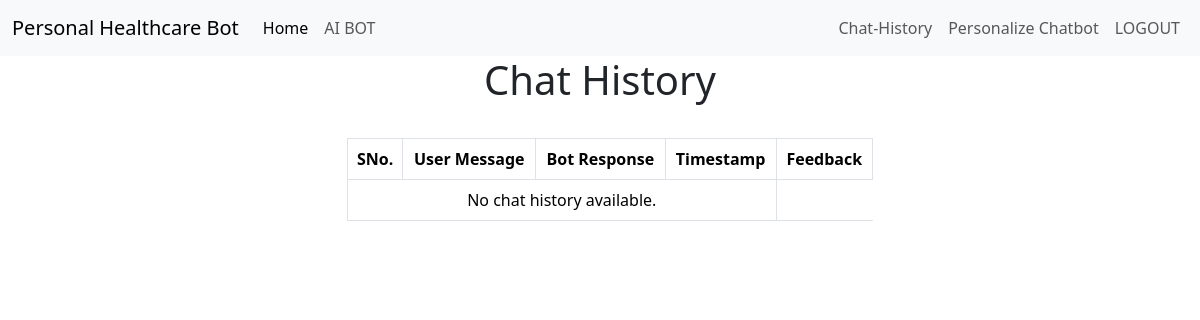
The app's page /history (signed in), older data.
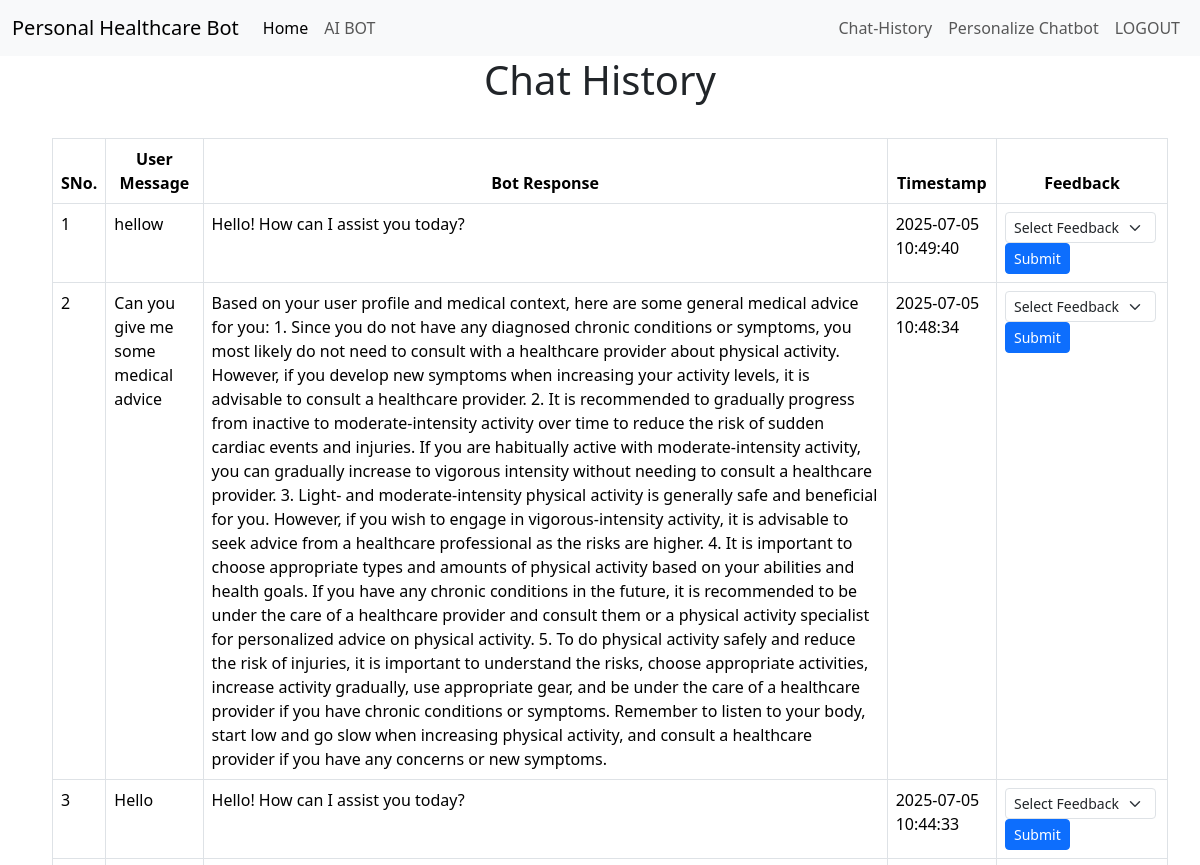
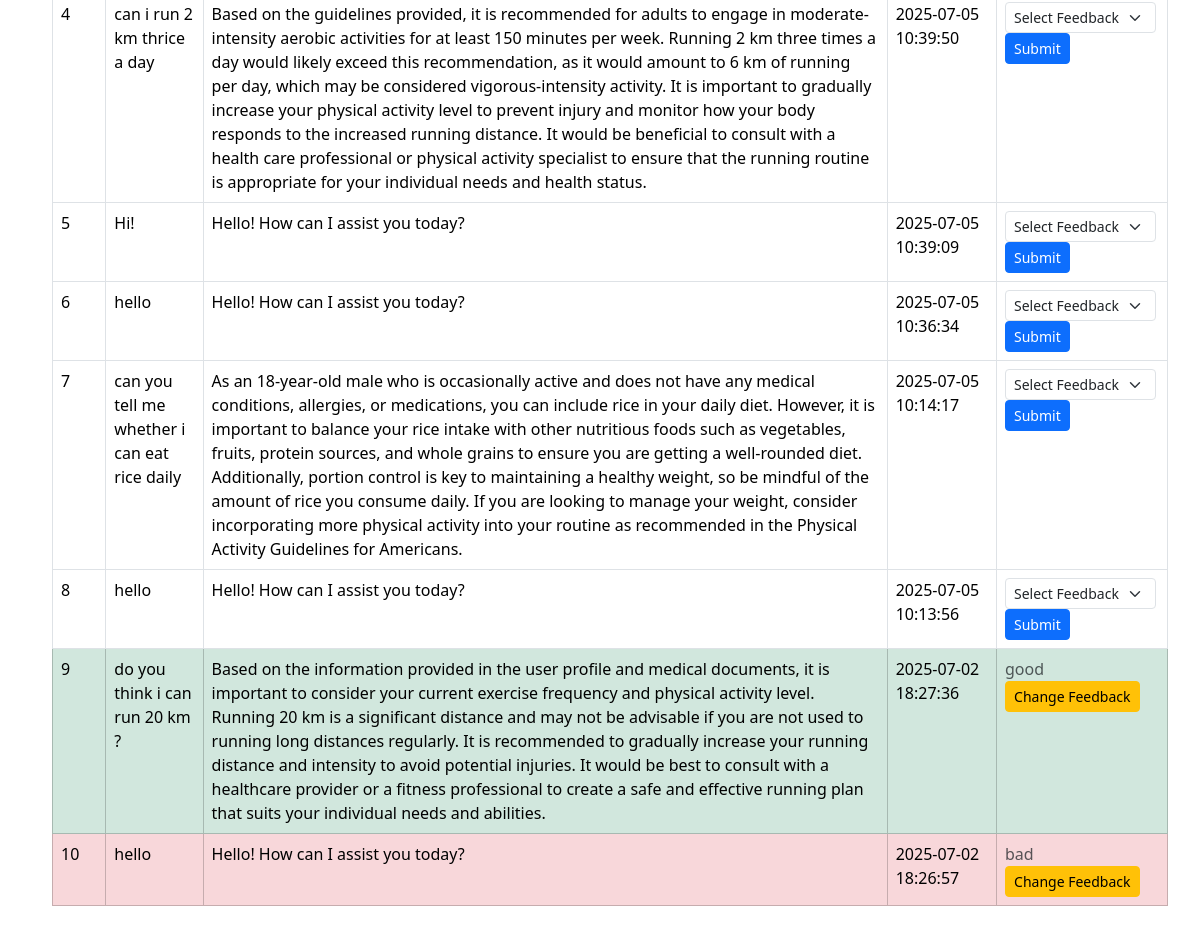
The same page, newer data (2 pictures, top to bottom).
### tables this page shows
CREATE TABLE chat_history (
    id INTEGER PRIMARY KEY AUTOINCREMENT,
    username TEXT NOT NULL,
    user_message TEXT NOT NULL,
    bot_response TEXT NOT NULL,
    timestamp DATETIME DEFAULT CURRENT_TIMESTAMP
, feedback TEXT DEFAULT NULL, session_id TEXT);

### app.py (the view, shortened to what this page needs)
@app.route("/history",methods=["GET", "POST"])
def history():
    if "user" not in session:
        flash("You must be logged in to access this page", "danger")
        return redirect(url_for("login"))
    with engine.begin() as conn:
        chats = conn.execute(
            text("SELECT * FROM chat_history WHERE username = :username ORDER BY timestamp DESC"),
            {"username": session["user"]}
        ).fetchall()
    return render_template("history.html", chats=chats)

### app.py (called while the page is built)
@app.after_request
def after_request(response):
    response.headers["Cache-Control"] = "no-cache, no-store, must-revalidate"
    response.headers["Expires"] = 0
    response.headers["Pragma"] = "no-cache"
    return response

### templates/history.html (shortened to what this page needs)
{% extends "layout.html" %}
{% block head %}
    <link rel="stylesheet" href="{{ url_for('static', filename='css/history.css') }}">
{%endblock%}
{% block main %}
<h1 class="text-center">Chat History</h1>
<div class="container mt-4 d-flex justify-content-center">
    <br>
    <div class="list-group">
        <table class="table table-bordered table-hover mb-4 dist-10">
            <thead>
                <tr>
                    <th scope="col" class="text-center">SNo.</th>
                    <th scope="col" class="text-center">User Message</th>
                    <th scope="col" class="text-center">Bot Response</th>
                    <th scope="col" class="text-center">Timestamp</th>
                    <th scope="col" class="text-center">Feedback</th>
                </tr>
            </thead>
        {% if not chats %}
            <tbody>
                <tr>
                    <td colspan="4" class="text-center">No chat history available.</td>
                </tr>
            </tbody>
        {% endif %}
        {% for chat in chats %}
                <tbody>
                    <tr class="{% if chat[5] == 'bad' %}table-danger{% elif chat[5] == 'good' %}table-success{% endif %}">
                        <td>{{loop.index}}</td>
                        <td>{{ chat[2] }}</td>
                        <td>{{ chat[3] }}</td>
                        <td>{{ chat[4]}}</td>
                        <td class="feedback-cell">
                            {% if chat[5] %}
                              <form method="POST" class="static-feedback-form">
                                <span class="text-muted">{{ chat[5] }}</span>
                                <button type="button" class="btn btn-sm btn-warning change-btn">Change Feedback</button>
                              </form>
                            {% else %}
                              <form method="POST">
                                <select name="feedback" class="form-select form-select-sm d-inline w-auto">
                                  <option value="">Select Feedback</option>
                                </select>
                                <button type="submit" class="btn btn-sm btn-primary">Submit</button>
                              </form>
                            {% endif %}
                          </td>
                    </tr>
                </tbody>
                {% set prev_session = chat[6] %}
            {% endfor %}
        </table>
    </div>
</div>
{% endblock %}

### templates/layout.html (shortened to what this page needs)
<!DOCTYPE html>
<html lang="en">
<head>
    <link href="https://cdn.jsdelivr.net/npm/bootstrap@5.3.6/dist/css/bootstrap.min.css" rel="stylesheet">
    {% block head %}{% endblock %}
</head>
<body>
    <nav class="navbar navbar-expand-lg navbar-light bg-light">
        <div class="container-fluid">
            <a class="navbar-brand" href="#">Personal Healthcare Bot</a>
            <div class="collapse navbar-collapse" id="navbarNav">
                <ul class="navbar-nav me-auto">
                    <li class="nav-item">
                        <a class="nav-link active" aria-current="page" href="{{ url_for('index') }}">Home</a>
                    </li>
                    <li class="nav-item">
                        <a class="nav-link" href="{{ url_for('chatbot') }}">AI BOT</a>
                    </li>
                </ul>
                <ul class="navbar-nav ms-auto">
                    <li class="nav-item">
                        <a class="nav-link" href="{{ url_for('history') }}">Chat-History</a>
                    </li>
                    <li class="nav-item">
                        <a class="nav-link" href = "{{ url_for('save_profile') }}">Personalize Chatbot</a>
                    </li>
                    <li class="nav-item">
                        <a class="nav-link" href="{{ url_for('logout') }}">LOGOUT</a>
                    </li>
                </ul>
            </div>
        </div>
    </nav>
    {% block main %}{% endblock %}
</body>
</html>

### static/css/history.css (style rules this page uses)
.dist-10 { margin: 10px; }

Row changes from the older to the newer data that the page shows:
added chat_history: user_message "hellow", bot_response "Hello! How can I assist you today?", timestamp "2025-07-05 10:49:40"
added chat_history: user_message "Can you give me some medical advice", bot_response "Based on your user profile and medical context, here are some general medical advice for you: 1. Since you do not have any diagnosed chronic conditions or symptoms, you most likely do not need to consult with a healthcare provider about physical activity. However, if you develop new symptoms when increasing your activity levels, it is advisable to consult a healthcare provider. 2. It is recommended to gradually progress from inactive to moderate-intensity activity over time to reduce the risk of sudden cardiac events and injuries. If you are habitually active with moderate-intensity activity, you can gradually increase to vigorous intensity without needing to consult a healthcare provider.…", timestamp "2025-07-05 10:48:34"
added chat_history: user_message "Hello", bot_response "Hello! How can I assist you today?", timestamp "2025-07-05 10:44:33"
added chat_history: user_message "can i run 2 km thrice a day", bot_response "Based on the guidelines provided, it is recommended for adults to engage in moderate-intensity aerobic activities for at least 150 minutes per week. Running 2 km three times a day would likely exceed this recommendation, as it would amount to 6 km of running per day, which may be considered vigorous-intensity activity. It is important to gradually increase your physical activity level to prevent injury and monitor how your body responds to the increased running distance. It would be beneficial to consult with a health care professional or physical activity specialist to ensure that the running routine is appropriate for your individual needs and health status.", timestamp "2025-07-05 10:39:50"
added chat_history: user_message "Hi!", bot_response "Hello! How can I assist you today?", timestamp "2025-07-05 10:39:09"
added chat_history: user_message "hello", bot_response "Hello! How can I assist you today?", timestamp "2025-07-05 10:36:34"
added chat_history: user_message "can you tell me whether i can eat rice daily", bot_response "As an 18-year-old male who is occasionally active and does not have any medical conditions, allergies, or medications, you can include rice in your daily diet. However, it is important to balance your rice intake with other nutritious foods such as vegetables, fruits, protein sources, and whole grains to ensure you are getting a well-rounded diet. Additionally, portion control is key to maintaining a healthy weight, so be mindful of the amount of rice you consume daily. If you are looking to manage your weight, consider incorporating more physical activity into your routine as recommended in the Physical Activity Guidelines for Americans.", timestamp "2025-07-05 10:14:17"
added chat_history: user_message "hello", bot_response "Hello! How can I assist you today?", timestamp "2025-07-05 10:13:56"
added chat_history: user_message "do you think i can run 20 km ?", bot_response "Based on the information provided in the user profile and medical documents, it is important to consider your current exercise frequency and physical activity level. Running 20 km is a significant distance and may not be advisable if you are not used to running long distances regularly. It is recommended to gradually increase your running distance and intensity to avoid potential injuries. It would be best to consult with a healthcare provider or a fitness professional to create a safe and effective running plan that suits your individual needs and abilities.", timestamp "2025-07-02 18:27:36", feedback "good"
added chat_history: user_message "hello", bot_response "Hello! How can I assist you today?", timestamp "2025-07-02 18:26:57", feedback "bad"
Text that changed along with them:
text no longer shown: "No chat history available."
